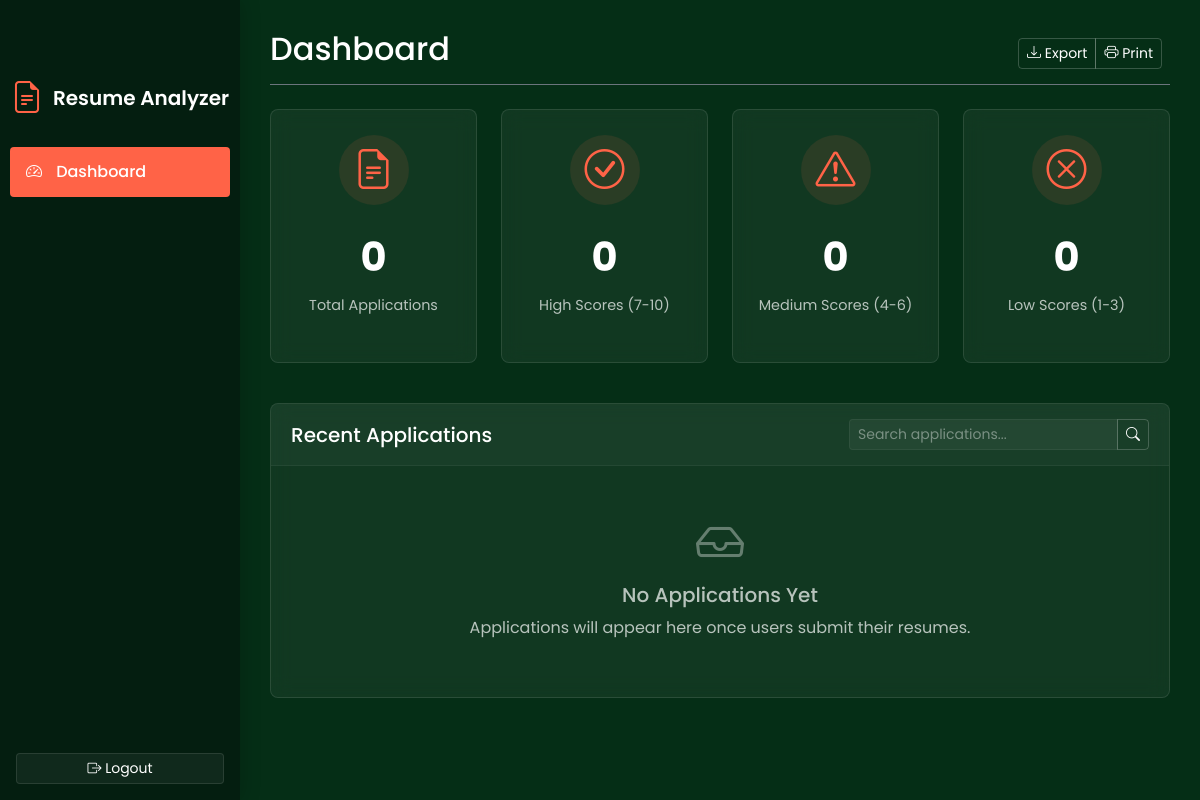
The app's page /admin (signed in), older data.
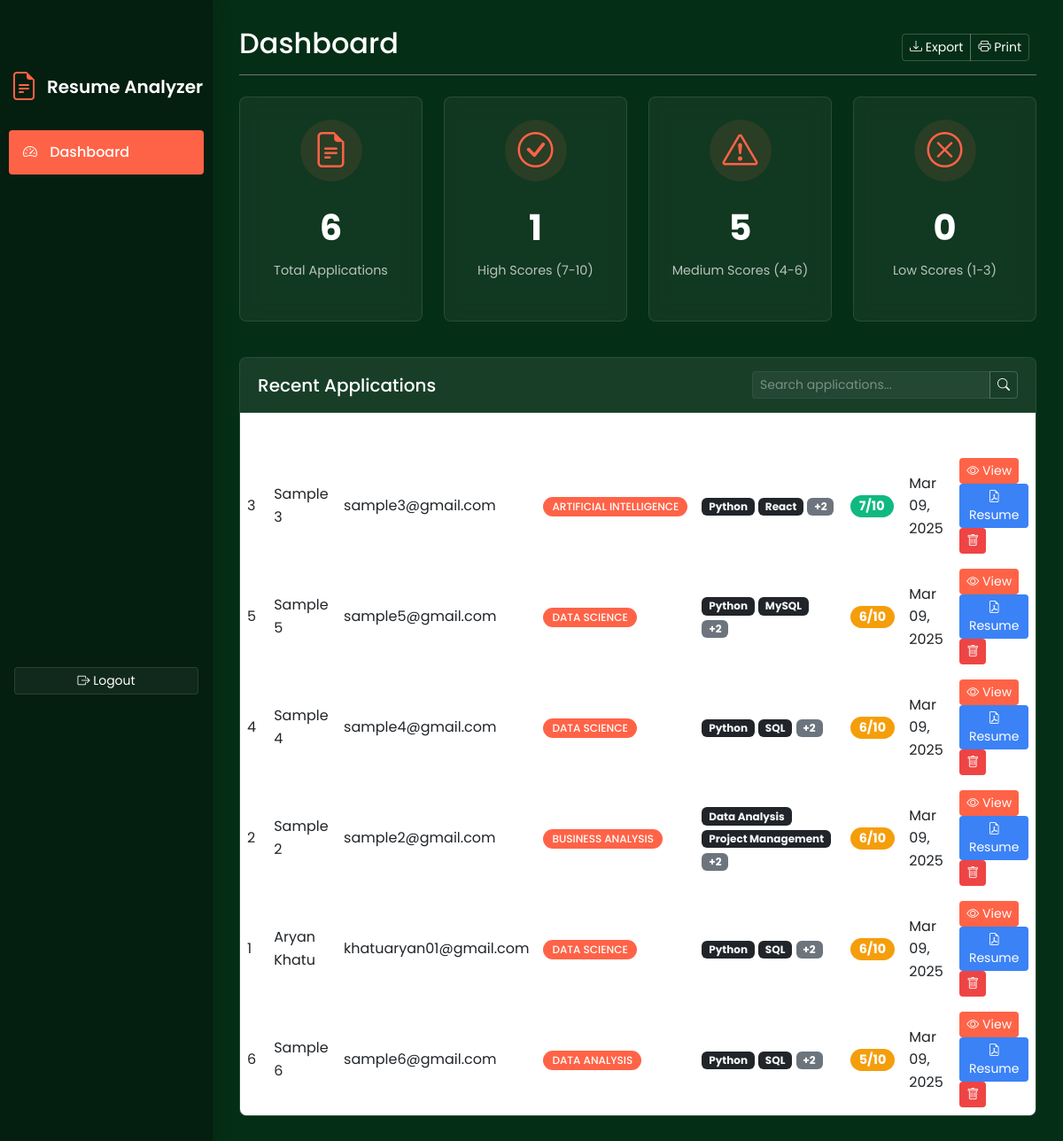
The same page, newer data.
### tables this page shows
CREATE TABLE applications (
        id INTEGER PRIMARY KEY AUTOINCREMENT,
        name TEXT NOT NULL,
        email TEXT NOT NULL,
        domain TEXT NOT NULL,
        key_skills TEXT NOT NULL,
        missing_skills TEXT NOT NULL,
        score INTEGER NOT NULL,
        date TEXT NOT NULL,
        analysis TEXT NOT NULL,
        overview TEXT NOT NULL,
        resume_path TEXT NOT NULL
    );

### app.py (the view)
@app.route('/admin', methods=['GET'])
def admin():
    if session.get('admin_logged_in'):
        applications = get_all_applications()
        return render_template('admin_dashboard.html', applications=applications)
    else:
        return render_template('admin_login.html')

### app.py (called while the page is built)
def get_db_connection():
    conn = sqlite3.connect(DATABASE)
    conn.row_factory = sqlite3.Row
    return conn

def get_all_applications():
    conn = get_db_connection()
    applications = conn.execute('SELECT * FROM applications ORDER BY score DESC, id DESC').fetchall()
    result = []
    for app in applications:
        app_dict = dict(app)
        app_dict['key_skills'] = app_dict['key_skills'].split(',')
        app_dict['missing_skills'] = app_dict['missing_skills'].split(',')
        result.append(app_dict)
    conn.close()
    return result

### templates/admin_dashboard.html (shortened to what this page needs)
<!DOCTYPE html>
<html lang="en">
<head>
    <link href="https://cdn.jsdelivr.net/npm/bootstrap@5.3.0-alpha1/dist/css/bootstrap.min.css" rel="stylesheet">
    <link rel="stylesheet" href="https://cdn.jsdelivr.net/npm/bootstrap-icons@1.11.3/font/bootstrap-icons.min.css">
</head>
<body>
    <nav class="col-md-2 d-md-block sidebar" id="sidebar">
        <div class="sidebar-sticky">
            <div class="admin-logo mb-4 mt-3">
                <i class="bi bi-file-earmark-text"></i>
                <h5>Resume Analyzer</h5>
            </div>
            <ul class="nav flex-column">
                <li class="nav-item">
                    <a class="nav-link active" href="#">
                        <i class="bi bi-speedometer2"></i>
                        Dashboard
                    </a>
                </li>
            </ul>
            <div class="mt-auto p-3" style="position: absolute; bottom: 0; width: 100%;">
                <a href="/admin/logout" class="btn logout-btn btn-sm w-100">
                    <i class="bi bi-box-arrow-right"></i> Logout
                </a>
            </div>
        </div>
    </nav>
    <main role="main" class="main-content" id="main-content">
        <div class="d-flex justify-content-between flex-wrap flex-md-nowrap align-items-center pb-2 mb-4 border-bottom border-secondary">
            <h1 class="h2">Dashboard</h1>
            <div class="btn-toolbar mb-2 mb-md-0">
                <div class="btn-group me-2">
                    <button class="btn btn-sm btn-outline-secondary" onclick="exportToCSV()">
                        <i class="bi bi-download"></i> Export
                    </button>
                    <button class="btn btn-sm btn-outline-secondary" onclick="window.print()">
                        <i class="bi bi-printer"></i> Print
                    </button>
                </div>
            </div>
        </div>
        <div class="row mb-4">
            <div class="col-md-3 mb-3">
                <div class="card stats-card h-100">
                    <div class="stats-icon">
                        <i class="bi bi-file-earmark-text"></i>
                    </div>
                    <div class="stats-number">{{ applications|length }}</div>
                    <div class="stats-label">Total Applications</div>
                </div>
            </div>
            <div class="col-md-3 mb-3">
                <div class="card stats-card h-100">
                    <div class="stats-icon">
                        <i class="bi bi-check-circle"></i>
                    </div>
                    <div class="stats-number">{{ applications|selectattr('score', 'ge', 7)|list|length }}</div>
                    <div class="stats-label">High Scores (7-10)</div>
                </div>
            </div>
            <div class="col-md-3 mb-3">
                <div class="card stats-card h-100">
                    <div class="stats-icon">
                        <i class="bi bi-exclamation-triangle"></i>
                    </div>
                    <div class="stats-number">{{ applications|selectattr('score', 'ge', 4)|selectattr('score', 'lt', 7)|list|length }}</div>
                    <div class="stats-label">Medium Scores (4-6)</div>
                </div>
            </div>
            <div class="col-md-3 mb-3">
                <div class="card stats-card h-100">
                    <div class="stats-icon">
                        <i class="bi bi-x-circle"></i>
                    </div>
                    <div class="stats-number">{{ applications|selectattr('score', 'lt', 4)|list|length }}</div>
                    <div class="stats-label">Low Scores (1-3)</div>
                </div>
            </div>
        </div>
        <div class="card">
            <div class="card-header d-flex justify-content-between align-items-center">
                <h5 class="mb-0">Recent Applications</h5>
                <div class="input-group" style="width: 300px;">
                    <input type="text" class="form-control form-control-sm" id="searchInput" placeholder="Search applications...">
                    <button class="btn btn-sm btn-outline-secondary" type="button" id="searchButton">
                        <i class="bi bi-search"></i>
                    </button>
                </div>
            </div>
            <div class="card-body p-0">
                {% if applications %}
                <div class="table-responsive">
                    <table class="table table-hover" id="applicationsTable">
                        <thead>
                            <tr>
                                <th>#</th>
                                <th>Name</th>
                                <th>Email</th>
                                <th>Domain</th>
                                <th>Key Skills</th>
                                <th>Score</th>
                                <th>Date</th>
                                <th>Actions</th>
                            </tr>
                        </thead>
                        <tbody>
                            {% for app in applications %}
                            <tr>
                                <td>{{ app.id }}</td>
                                <td>{{ app.name }}</td>
                                <td>{{ app.email }}</td>
                                <td><span class="badge badge-domain">{{ app.domain }}</span></td>
                                <td>
                                    {% for skill in app.key_skills[:2] %}
                                    <span class="badge bg-dark text-light">{{ skill }}</span>
                                    {% endfor %}
                                    {% if app.key_skills|length > 2 %}
                                    <span class="badge bg-secondary">+{{ app.key_skills|length - 2 }}</span>
                                    {% endif %}
                                </td>
                                <td>
                                    {% if app.score >= 7 %}
                                    <span class="badge score-high badge-score">{{ app.score }}/10</span>
                                    {% elif app.score >= 4 %}
                                    <span class="badge score-medium badge-score">{{ app.score }}/10</span>
                                    {% else %}
                                    <span class="badge score-low badge-score">{{ app.score }}/10</span>
                                    {% endif %}
                                </td>
                                <td>{{ app.date }}</td>
                                <td class="action-buttons">
                                    <a href="/admin/application/{{ app.id }}" class="btn btn-primary btn-sm">
                                        <i class="bi bi-eye"></i> View
                                    </a>
                                    <a href="/admin/application/{{ app.id }}/resume" class="btn btn-info btn-sm" target="_blank">
                                        <i class="bi bi-file-earmark-pdf"></i> Resume
                                    </a>
                                    <button class="btn btn-danger btn-sm" data-bs-toggle="modal" data-bs-target="#deleteModal{{ app.id }}">
                                        <i class="bi bi-trash"></i>
                                    </button>
                                </td>
                            </tr>
                            {% endfor %}
                        </tbody>
                    </table>
                </div>
                {% else %}
                <div class="empty-state">
                    <i class="bi bi-inbox"></i>
                    <h5>No Applications Yet</h5>
                    <p>Applications will appear here once users submit their resumes.</p>
                </div>
                {% endif %}
            </div>
        </div>
    </main>
</body>
</html>

### templates/admin_dashboard.html (style rules this page uses)
:root { --primary-color: #ff6347; --secondary-color: #f8f9fa; --dark-bg: #052e16; --darker-bg: #041e10; --card-bg: rgba(255, 255, 255, 0.05); --border-radius: 8px; --box-shadow: 0 10px 20px rgba(0, 0, 0, 0.2); --transition: all 0.3s ease; }
body { padding-top: 0; background-color: var(--dark-bg); font-family: 'Poppins', sans-serif; color: white; line-height: 1.6; }
.sidebar { position: fixed; top: 0; bottom: 0; left: 0; z-index: 100; padding: 48px 0 0; box-shadow: 0 0 20px rgba(0, 0, 0, 0.2); background-color: var(--darker-bg); color: white; transition: all 0.3s; width: 240px; }
.sidebar-sticky { position: relative; top: 0; height: calc(100vh - 48px); padding-top: 0.5rem; overflow-x: hidden; overflow-y: auto; }
.sidebar .nav-link { font-weight: 500; color: rgba(255, 255, 255, 0.75); padding: 0.75rem 1rem; border-radius: 4px; margin: 0 10px 5px; transition: var(--transition); }
.sidebar .nav-link.active { color: #fff; background-color: var(--primary-color); }
.sidebar .nav-link i { margin-right: 10px; }
.main-content { margin-left: 240px; padding: 30px; transition: all 0.3s; }
.card { border: none; border-radius: var(--border-radius); background-color: var(--card-bg); backdrop-filter: blur(10px); border: 1px solid rgba(255, 255, 255, 0.1); margin-bottom: 20px; overflow: hidden; }
.card-header { background-color: rgba(255, 255, 255, 0.03); border-bottom: 1px solid rgba(255, 255, 255, 0.05); padding: 15px 20px; color: white; }
.table { margin-bottom: 0; color: rgba(255, 255, 255, 0.9); }
.table th { border-top: none; font-weight: 600; color: white; border-color: rgba(255, 255, 255, 0.1); }
.table td { border-color: rgba(255, 255, 255, 0.1); vertical-align: middle; }
.badge-domain { background-color: var(--primary-color); color: white; padding: 5px 10px; border-radius: 50px; font-weight: 500; }
.badge-score { font-size: 0.9rem; padding: 5px 10px; border-radius: 50px; }
.score-high { background-color: #10b981; }
.score-medium { background-color: #f59e0b; }
.action-buttons .btn { padding: 0.25rem 0.5rem; font-size: 0.875rem; border-radius: 4px; }
.stats-card { text-align: center; padding: 25px; height: 100%; }
.stats-icon { font-size: 2.5rem; margin-bottom: 15px; color: var(--primary-color); width: 70px; height: 70px; background-color: rgba(255, 99, 71, 0.1); border-radius: 50%; display: flex; align-items: center; justify-content: center; margin: 0 auto 20px; }
.stats-number { font-size: 2.5rem; font-weight: 700; margin-bottom: 5px; color: white; }
.stats-label { color: rgba(255, 255, 255, 0.7); font-size: 0.9rem; }
.btn-primary { background-color: var(--primary-color); border: none; border-radius: 4px; transition: var(--transition); }
.btn-outline-secondary { border-color: rgba(255, 255, 255, 0.2); color: white; border-radius: 4px; transition: var(--transition); }
.btn-danger { background-color: #ef4444; border: none; }
.btn-info { background-color: #3b82f6; border: none; color: white; }
.form-control { background-color: rgba(255, 255, 255, 0.05); border: 1px solid rgba(255, 255, 255, 0.1); color: white; border-radius: 4px; }
.form-control::placeholder { color: rgba(255, 255, 255, 0.4); }
.admin-logo { display: flex; align-items: center; justify-content: center; margin-bottom: 20px; }
.admin-logo i { font-size: 2rem; color: var(--primary-color); margin-right: 10px; }
.admin-logo h5 { margin: 0; font-weight: 600; }
.logout-btn { background-color: rgba(255, 255, 255, 0.05); border: 1px solid rgba(255, 255, 255, 0.1); color: white; transition: var(--transition); }

Row changes from the older to the newer data that the page shows:
added applications: id "3", name "Sample 3", email "sample3@gmail.com", domain "ARTIFICIAL INTELLIGENCE", 2 "Python" "React", key_skills|length "2", score "7", date "Mar 09, 2025"
added applications: id "5", name "Sample 5", email "sample5@gmail.com", domain "DATA SCIENCE", 2 "Python" "MySQL", key_skills|length "2", score "6", date "Mar 09, 2025"
added applications: id "4", name "Sample 4", email "sample4@gmail.com", domain "DATA SCIENCE", 2 "Python" "SQL", key_skills|length "2", score "6", date "Mar 09, 2025"
added applications: id "2", name "Sample 2", email "sample2@gmail.com", domain "BUSINESS ANALYSIS", 2 "Data Analysis" "Project Management", key_skills|length "2", score "6", date "Mar 09, 2025"
added applications: id "1", name "Aryan Khatu", email "khatuaryan01@gmail.com", domain "DATA SCIENCE", 2 "Python" "SQL", key_skills|length "2", score "6", date "Mar 09, 2025"
added applications: id "6", name "Sample 6", email "sample6@gmail.com", domain "DATA ANALYSIS", 2 "Python" "SQL", key_skills|length "2", score "5", date "Mar 09, 2025"
Text that changed along with them:
{{ applications|length }}: "0" → "6"
{{ applications|selectattr('score', 'ge', 7)|list|length }}: "0" → "1"
text no longer shown: "0 No Applications Yet Applications will appear here once users submit their resumes."
text now shown: "5"
